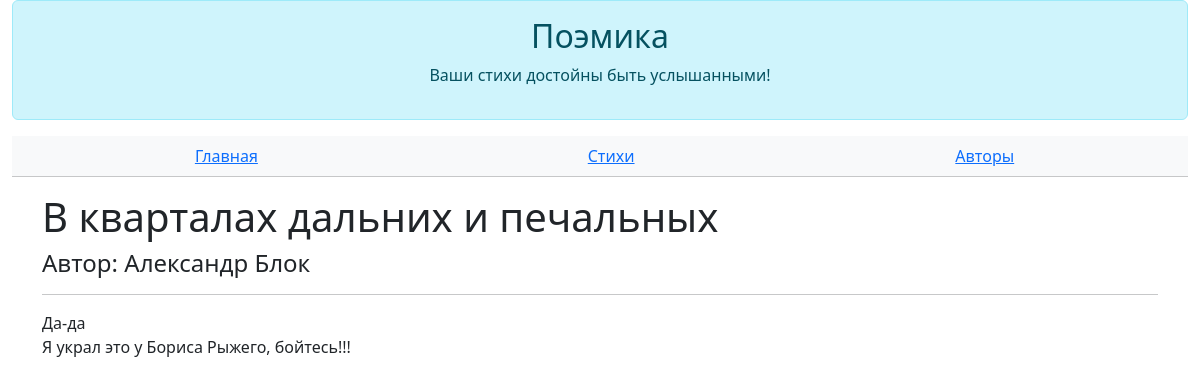
/poem/4, run on the app's committed database.
### data/all_models.py (models this page shows)
class Poem(SqlAlchemyBase, SerializerMixin):
    __tablename__ = "poems"
    id = sqlalchemy.Column(sqlalchemy.Integer, primary_key=True, autoincrement=True)
    author_id = sqlalchemy.Column(sqlalchemy.Integer, sqlalchemy.ForeignKey(User.id))
    author = orm.relationship("User")
    title = sqlalchemy.Column(sqlalchemy.String(25))
    body = sqlalchemy.Column(sqlalchemy.Text)
    read_count = sqlalchemy.Column(sqlalchemy.Integer, default=0)
    is_private = sqlalchemy.Column(sqlalchemy.Boolean, default=True)
    created = sqlalchemy.Column(sqlalchemy.DateTime, default=datetime.datetime.now())

class User(SqlAlchemyBase, UserMixin, SerializerMixin):
    __tablename__ = "users"
    id = sqlalchemy.Column(sqlalchemy.Integer, primary_key=True, autoincrement=True)
    login = sqlalchemy.Column(sqlalchemy.String)
    name = sqlalchemy.Column(sqlalchemy.String, default="Неизвестный")
    email = sqlalchemy.Column(sqlalchemy.String, unique=True)
    description = sqlalchemy.Column(sqlalchemy.Text, default="Я поэт, тем и интересен")
    hashed_password = sqlalchemy.Column(sqlalchemy.String)
    poems = orm.relationship("Poem", back_populates="author")

### main.py (the view)
@app.route("/poem/<poem_id>")
def poem(poem_id):
    poem = db.query(Poem).filter(Poem.id == poem_id).first()
    title = poem.title
    body = poem.body.split('#')
    return flask.render_template("poem.html", title=title, body=body, poem=poem)

### templates/poem.html
{% extends 'base.html' %}
{% block _header %}
    <table class="table table-light text-center">
        <tbody>
            <tr>
                <td>
                    <a href="/">Главная</a>
                </td>
                <td>
                    <a href="/poems">Стихи</a>
                </td>
                <td>
                    <a href="/authors">Авторы</a>
                </td>
            </tr>
        </tbody>
    </table>
{% endblock %}
{% block _body %}
    <h1>{{title}}</h1>
    <h4>Автор: {{poem.author.login}}</h4>
    <hr/>
    <p>
        {% for line in body %}
            {{line}}<br/>
        {% endfor %}
    </p>
    <br/>
{% endblock %}

### data on the page
Poem: title "В кварталах дальних и печальных"
User: author.login "Александр Блок"

### other printed values
{{ line }} "Да-да" "Я украл это у Бориса Рыжего, бойтесь!!!"
